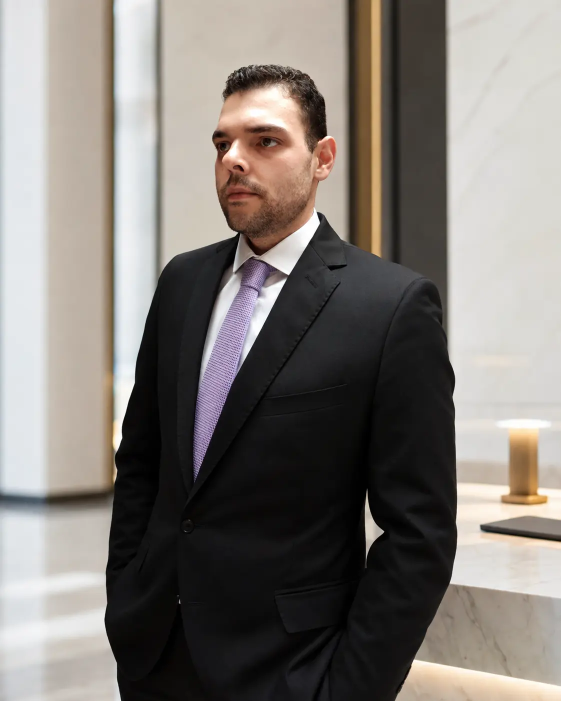
#> input picture postsintegrajud/fotos/fabio.jpg, 1122 x 1402 px, found by its file name (shown at 1/2 size)
$ python retrato.py
#> lines starting #> are read from the running program, lines starting #| are printed output that depends on the picture; after the words box and inside, x2 and y2 are one past the last pixel; in counts of white or black regions, pixels touching at a corner belong together
#!/usr/bin/env python3
# -*- coding: utf-8 -*-
"""Prepara o retrato do Fábio para entrar na peça, em quatro modos.

O arquivo-fonte fica em fotos/fabio.jpg (ou fotos_banco/fabio.jpg).

MODOS
  selo     recorte quadrado do rosto, circular, para o rodapé da capa
  faixa    recorte vertical para ocupar uma coluna lateral
  fundo    retrato escurecido e dessaturado, para camada de fundo
  contato  recorte para o slide 3, ao lado do bloco de contato

Todos devolvem PNG com transparência quando faz sentido (selo redondo).
"""

import os
import sys

from PIL import Image, ImageDraw, ImageEnhance, ImageFilter

BASE = os.path.dirname(os.path.abspath(__file__))
FONTES = ["fotos/fabio.jpg", "fotos_banco/fabio.jpg", "fabio.jpg"]

# onde está o rosto na foto original, em fração da largura/altura.
# medido na foto enviada em 16/08/2026 (1122x1402): rosto no terço superior,
# ligeiramente à esquerda do centro.
ROSTO_X, ROSTO_Y = 0.47, 0.20


def carregar():
    for rel in FONTES:
        p = os.path.join(BASE, rel)
        if os.path.exists(p):
            return Image.open(p).convert("RGB")
#> returned value is the input picture: PIL image 1122x1402 RGB; mean R, G, B 129.7, 124.1, 119
    sys.exit("ERRO: fabio.jpg não encontrado em fotos/ nem em fotos_banco/.")


def _janela(im, cx, cy, largura_frac, aspecto, saida):
    """Recorta uma JANELA do original e só depois redimensiona.

    largura_frac: quanto da largura original a janela ocupa (0-1).
                  Valor pequeno = enquadramento fechado.
    aspecto:      altura / largura da janela.
    Isso permite fechar no rosto — o corte cover, sozinho, sempre
    devolvia o torso inteiro numa foto de corpo.
    """
#> called with cx = 0.47, cy = 0.2, largura_frac = 0.46, aspecto = 1, saida = (780, 780)
    jw = max(8, int(im.width * largura_frac))
#> jw = 516
    jh = max(8, int(jw * aspecto))
#> jh = 516
    if jh > im.height:
        jh = im.height
        jw = max(8, int(jh / aspecto))
    l = int(cx * im.width - jw / 2)
#> l = 269
    t = int(cy * im.height - jh / 2)
#> t = 22
    l = max(0, min(l, im.width - jw))
    t = max(0, min(t, im.height - jh))
    return im.crop((l, t, l + jw, t + jh)).resize(saida, Image.LANCZOS)
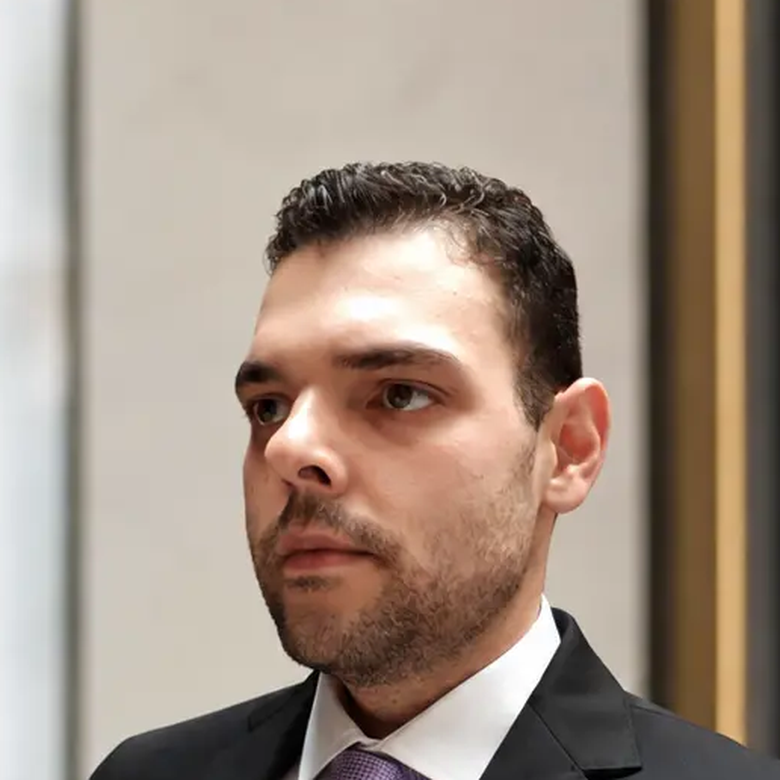
#> returned value: PIL image 780x780 RGB; mean R, G, B 161.5, 144.7, 131.1


def selo(im, lado=260, borda=None):
    """Rosto em recorte circular, com anel na cor de destaque."""
    d = lado * 3  # renderiza grande e reduz, para a borda sair limpa
    face = _janela(im, ROSTO_X, ROSTO_Y, 0.46, 1.0, (d, d))
    mask = Image.new("L", (d, d), 0)
#> mask: PIL image 780x780 L; every value is 0
    ImageDraw.Draw(mask).ellipse([0, 0, d, d], fill=255)
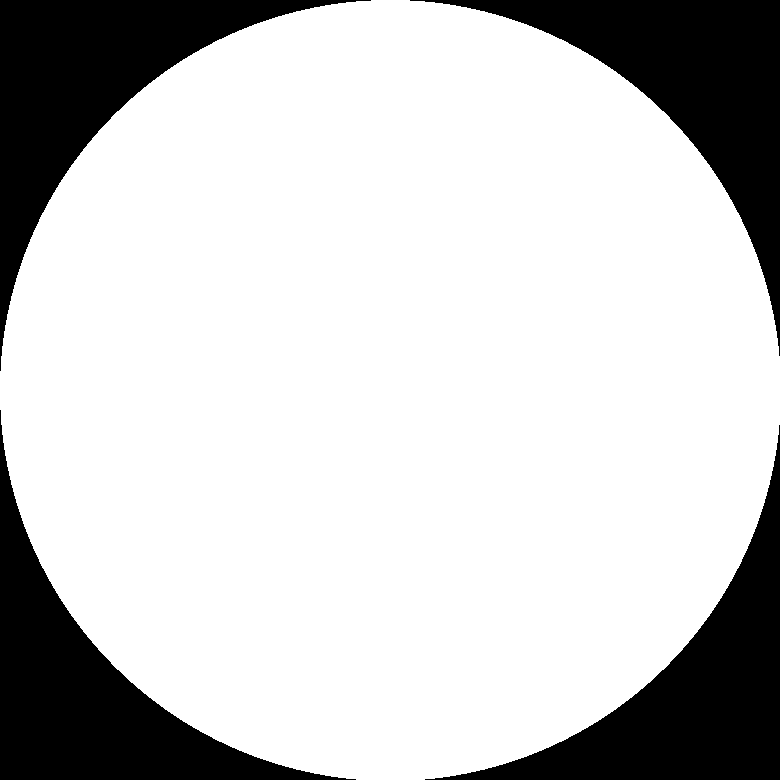
#> mask: PIL image 780x780 L; 78.7% white; 4 black regions, box (x1, y1, x2, y2) and area: (0, 0, 371, 371) 32758, (410, 0, 780, 356) 32387, (0, 410, 356, 780) 32387, (425, 425, 780, 780) 32017
    out = Image.new("RGBA", (d, d), (0, 0, 0, 0))
#> out: PIL image 780x780 RGBA; every value is 0
    out.paste(face, (0, 0), mask)
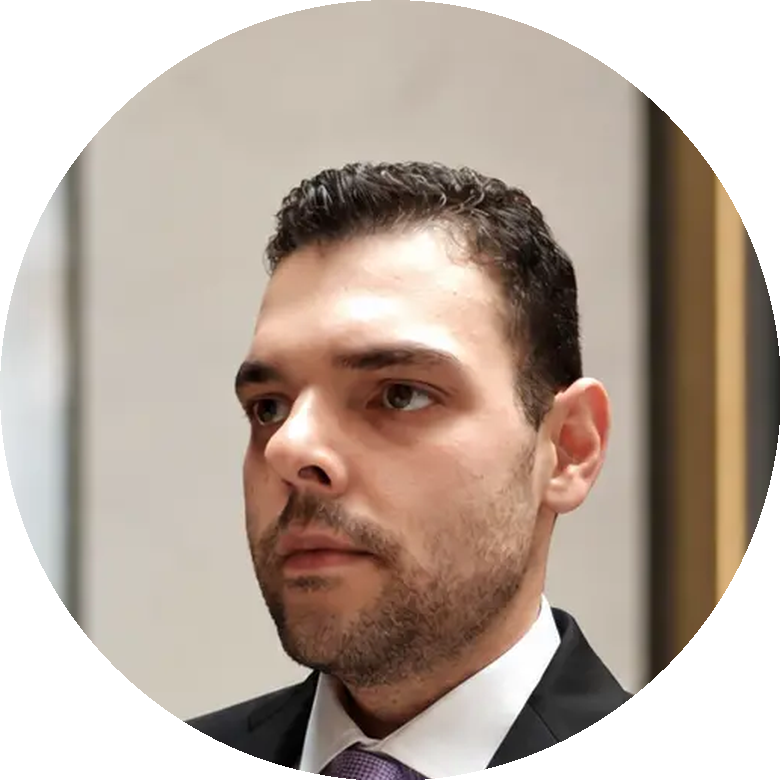
#> out: PIL image 780x780 RGBA; mean R, G, B, A 130.4, 115.3, 103.9, 200.7; transparent parts drawn white
    if borda:
        anel = ImageDraw.Draw(out)
        anel.ellipse([4, 4, d - 5, d - 5], outline=borda, width=14)
    return out.resize((lado, lado), Image.LANCZOS)
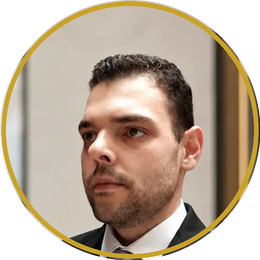
#> returned value: PIL image 260x260 RGBA; mean R, G, B, A 135.4, 118.5, 100.7, 200.7; transparent parts drawn white


# [76 lines left out: functions faixa, fundo, fundo_capa, mistura_doc, not called in this run]


def contato(im, larg=430, alt=560):
    """Retrato para o slide 3, do peito para cima."""
    return _janela(im, ROSTO_X, 0.26, 0.62, alt / larg, (larg, alt))


def main():
    modo = sys.argv[1] if len(sys.argv) > 1 else "selo"
    saida = sys.argv[2] if len(sys.argv) > 2 else f"retrato_{modo}.png"
    cor = sys.argv[3] if len(sys.argv) > 3 else "#C9A227"
    im = carregar()
    if modo == "selo":
        r = selo(im, 260, cor)
    elif modo == "faixa":
        r = faixa(im)
    elif modo == "fundo":
        r = fundo(im)
    elif modo == "contato":
        r = contato(im)
    else:
        sys.exit(f"modo desconhecido: {modo}")
    r.save(saida)
    print(f"{modo} -> {saida} {r.size}")
#| selo -> retrato_selo.png (260, 260)


if __name__ == "__main__":
    main()
